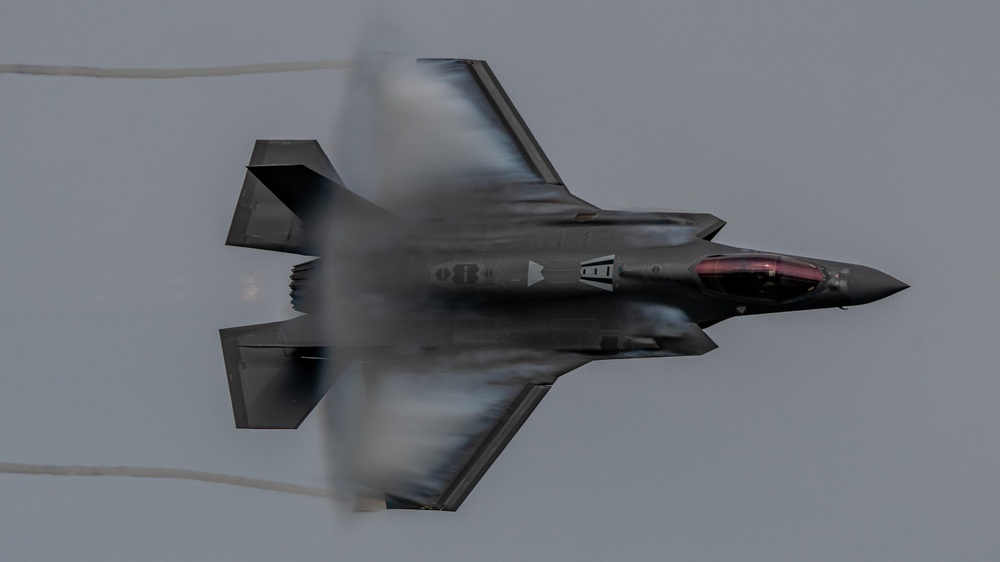
#> input picture dip_lab/img_1.jpg, 1000 x 562 px, shrunk from 5120 x 2880 before the run
$ python lab_3.py
#> lines starting #> are read from the running program, lines starting #| are printed output that depends on the picture
#> in main, original_img is the input picture: PIL image 1000x562 RGB; mean R, G, B 110.3, 114, 121
# Draw histogram of an image without using library function
import os
from PIL import Image
import matplotlib.pyplot as plt

def plt_hist(hist_r, hist_g, hist_b):
    plt.figure(figsize=(10,4))
    plt.plot(hist_r, color='red', label='Red')
    plt.plot(hist_g,color='green', label='Green')
    plt.plot(hist_b,color='blue',label='Blue')

    plt.xlabel('Intensity value (0-255)')
    plt.ylabel('Normalized Frequecy / Probability')
    plt.title('RGB Histogram')
    plt.legend()
    plt.grid(alpha=0.3)
    plt.tight_layout()
    plt.show()


def hist_cal(image):
    hist_r = [0] * 256
    hist_g = [0] * 256
    hist_b = [0] * 256
    pixels = image.load()
    width,height = image.size
#> width = 1000; height = 562
    for y in range(height):
        for x in range(width):
            r,g,b = pixels[x,y]
            hist_r[r] +=1
            hist_g[g] +=1
            hist_b[b] +=1
#> after the loop, hist_b = 256 values, max 89069 at index 142, min 0 at index 156, mean 2195.3; hist_g = 256 values, max 98164 at index 133, min 0 at index 151, mean 2195.3; hist_r = 256 values, max 72799 at index 129, min 0 at index 157, mean 2195.3
    m = width * height
#> m = 562000
    for i in range(256):
        hist_r[i] = (hist_r[i] / m)
        hist_g[i] = (hist_g[i] / m)
        hist_b[i] = (hist_b[i] / m)
#> after the loop, hist_b = 256 values, max 0.158 at index 142, min 0 at index 156, mean 0.00391; hist_g = 256 values, max 0.175 at index 133, min 0 at index 151, mean 0.00391; hist_r = 256 values, max 0.13 at index 129, min 0 at index 157, mean 0.00391

    return hist_r,hist_g,hist_b

def main():
    original_img=Image.open("img_1.jpg")

    hist_r,hist_g,hist_b=hist_cal(original_img)
    plt_hist(hist_r,hist_g,hist_b)
#> in plt_hist, `plt.show()`:
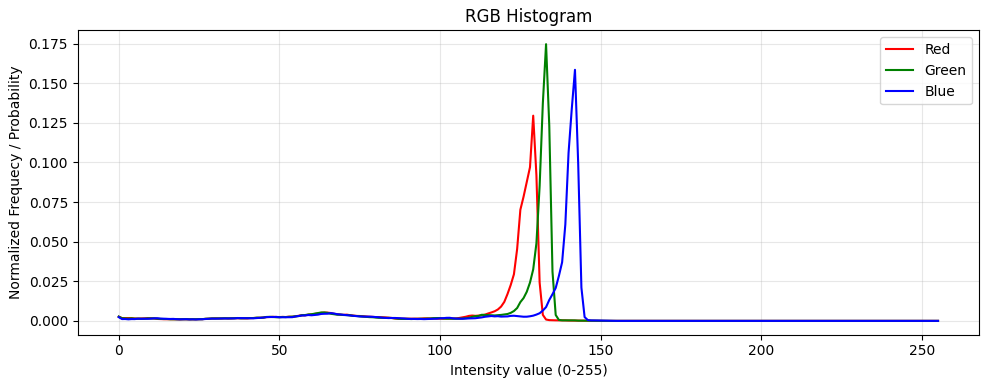
#> figure drawn by matplotlib, 1 panel; curve peaks at x = 129, y = 0.13; curve peaks at x = 133, y = 0.175; curve peaks at x = 142, y = 0.158


if __name__=="__main__":
    main()

$ run again, with dip_lab/img_2.jpg copied over dip_lab/img_1.jpg
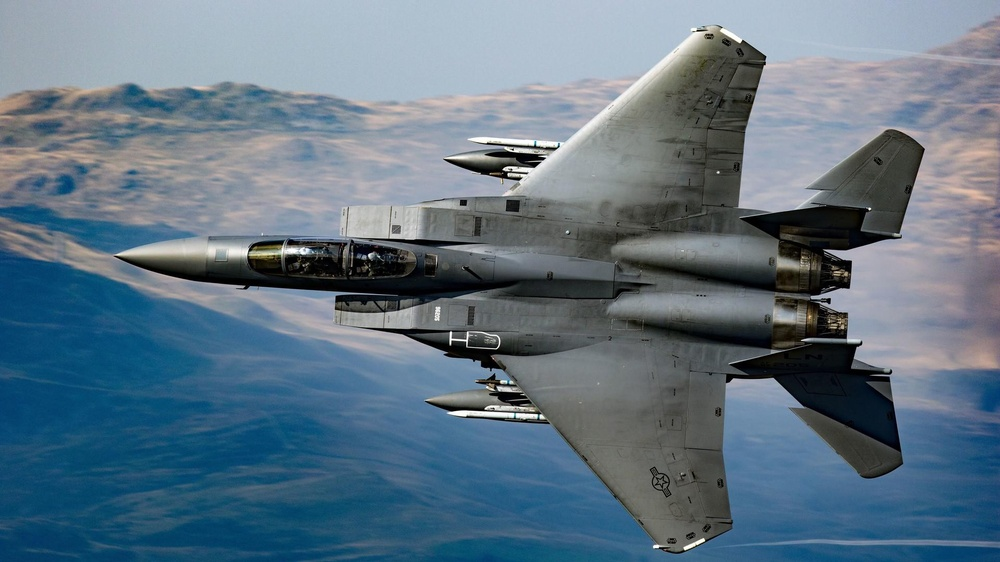
#> input picture dip_lab/img_2.jpg, 1000 x 562 px, shrunk from 1920 x 1080 before the run
#> in main, original_img is the input picture: PIL image 1000x562 RGB; mean R, G, B 96.4, 116.5, 131.6
#> after the loop in hist_cal, `for y in range(height):`: hist_b = 256 values, max 6923 at index 113, min 34 at index 252, mean 2195.3; hist_g = 256 values, max 7310 at index 194, min 40 at index 247, mean 2195.3; hist_r = 256 values, max 7541 at index 6, min 52 at index 247, mean 2195.3
#> after the loop in hist_cal, `for i in range(256):`: hist_b = 256 values, max 0.0123 at index 113, min 6.05e-05 at index 252, mean 0.00391; hist_g = 256 values, max 0.013 at index 194, min 7.12e-05 at index 247, mean 0.00391; hist_r = 256 values, max 0.0134 at index 6, min 9.25e-05 at index 247, mean 0.00391
#> in plt_hist, `plt.show()`:
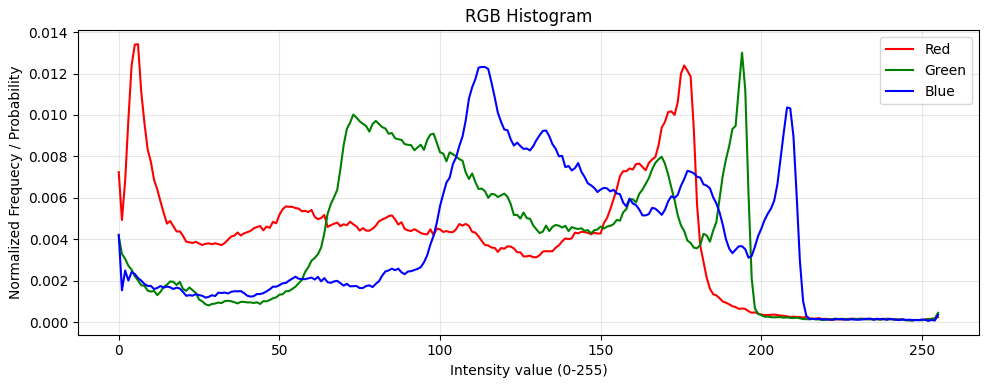
#> figure drawn by matplotlib, 1 panel; curve peaks at x = 6, y = 0.0134; curve peaks at x = 194, y = 0.013; curve peaks at x = 113, y = 0.0123
